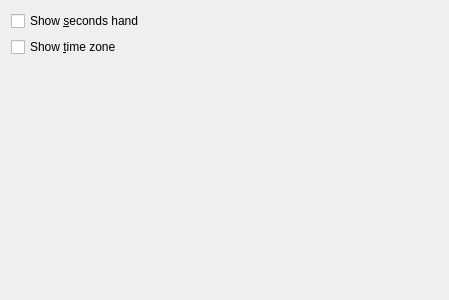
<ui version="4.0" >
 <class>clockConfig</class>
 <widget class="QWidget" name="clockConfig" >
  <property name="geometry" >
   <rect>
    <x>0</x>
    <y>0</y>
    <width>449</width>
    <height>300</height>
   </rect>
  </property>
  <property name="minimumSize" >
   <size>
    <width>400</width>
    <height>300</height>
   </size>
  </property>
  <layout class="QVBoxLayout" name="verticalLayout" >
   <item>
    <widget class="QCheckBox" name="kcfg_showSecondHandCheckBox" >
     <property name="toolTip" >
      <string>Show the seconds</string>
     </property>
     <property name="whatsThis" >
      <string>Check this if you want to show the seconds.</string>
     </property>
     <property name="text" >
      <string>Show &amp;seconds hand</string>
     </property>
    </widget>
   </item>
   <item>
    <widget class="QCheckBox" name="kcfg_showTimezoneStringCheckBox" >
     <property name="toolTip" >
      <string>Show the Timezone in text</string>
     </property>
     <property name="whatsThis" >
      <string>Check this if you want to display Timezone in text.</string>
     </property>
     <property name="text" >
      <string>Show &amp;time zone</string>
     </property>
    </widget>
   </item>
   <item>
    <spacer name="verticalSpacer" >
     <property name="orientation" >
      <enum>Qt::Vertical</enum>
     </property>
     <property name="sizeType" >
      <enum>QSizePolicy::Expanding</enum>
     </property>
     <property name="sizeHint" stdset="0" >
      <size>
       <width>20</width>
       <height>235</height>
      </size>
     </property>
    </spacer>
   </item>
  </layout>
 </widget>
 <resources/>
 <connections/>
</ui>
